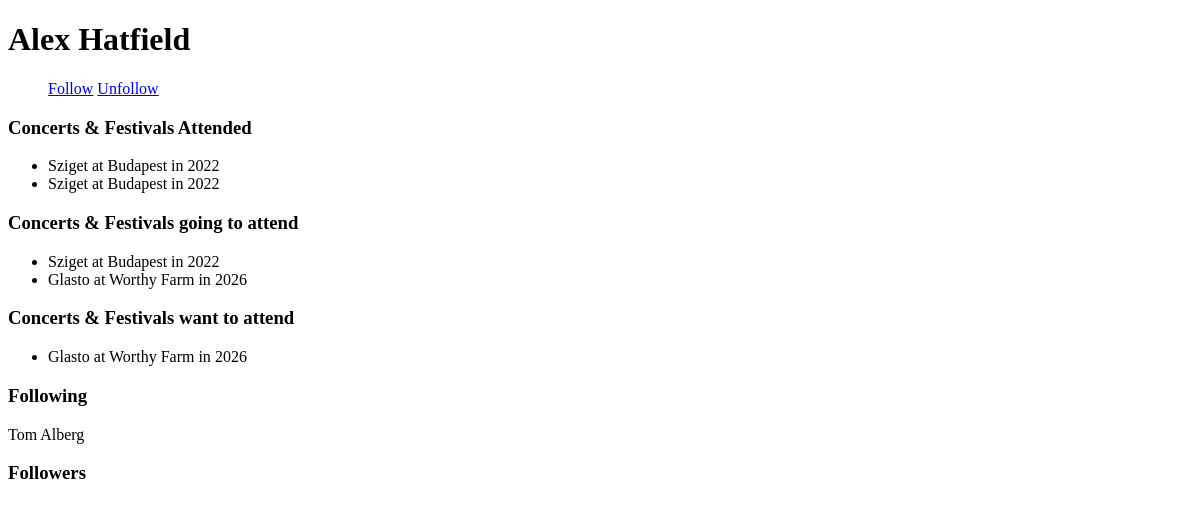
Page /user/show/alexhatfield2/ on the earlier database version.
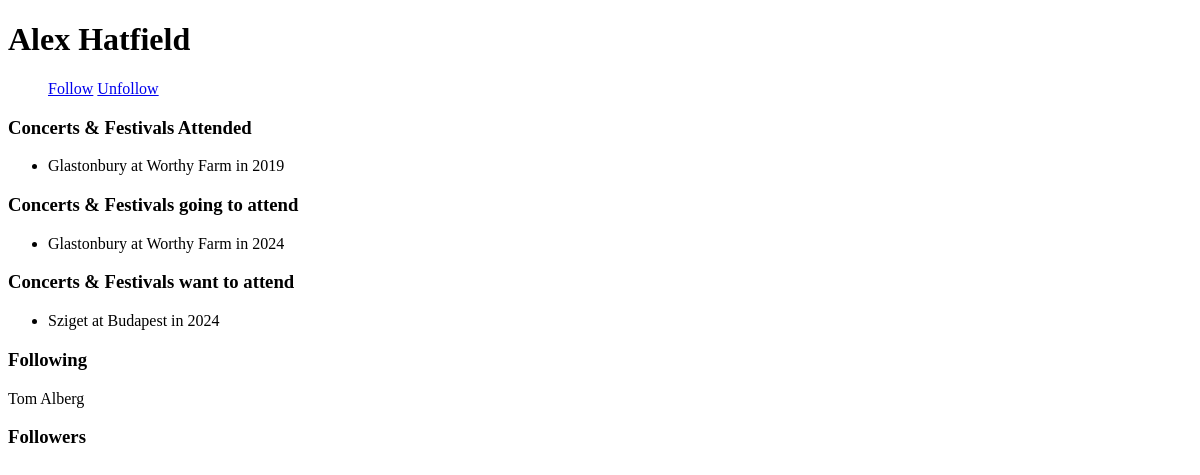
Same page on the later database version.
### users/models.py (models this page shows, shortened)
class Profile(models.Model):
    user = models.OneToOneField(User, on_delete=models.CASCADE)
    first_name = models.CharField(max_length=100)
    second_name = models.CharField(max_length=100)
    photo = models.ImageField(upload_to='users/%Y/%m/%d',blank=True)
    following = models.ManyToManyField('self', related_name='followers', symmetrical=False, blank=True)

class UserEventStatus(models.Model):
    STATUS_CHOICES = (
        ('gone', 'Gone'),
        ('going', 'Going'),
        ('want_to_go', 'Want to Go'),
    )
    user = models.ForeignKey(User, on_delete=models.CASCADE)
    live_event = models.ForeignKey(LiveEvent, on_delete=models.CASCADE)
    status = models.CharField(max_length=10, choices=STATUS_CHOICES)

class LiveEvent(models.Model):
    attendees = models.ManyToManyField(User, through='UserEventStatus', related_name='attended_events')
    name = models.CharField(max_length=100)
    venue = models.CharField(max_length=100)
    year = models.IntegerField()

### users/views.py (the view)
# urls.py: path('user/show/<str:username>/', views.user_profile_page, name='user_profile_page'),
def user_profile_page(request, username):
    user = get_object_or_404(User, username=username) #this is the user object of the profile
    user_profile = user.profile
    gone_events = UserEventStatus.objects.filter(user=user, status='gone').select_related('live_event')
    going_events = UserEventStatus.objects.filter(user=user, status='going').select_related('live_event')
    want_to_go_events = UserEventStatus.objects.filter(user=user, status='want_to_go').select_related('live_event')
    followed_users = user_profile.following.all()
    user_followers = user_profile.followers.all()
    return render(request, 'users/user_profile_page.html', {
        'user_profile': user_profile,
        "gone_events": gone_events,
        "want_to_go_events": want_to_go_events,
        "going_events": going_events,
        "followed_users": followed_users,
        "user_followers": user_followers})

### users/templates/users/user_profile_page.html (shortened to what this page needs)
{% extends 'base.html' %}
{% block content %}
<body>
    <header>
        <h1>{{user_profile.first_name}} {{user_profile.second_name}}</h1>
        <nav>
            <ul>
                {% if user.username == user_profile.user.username%}
                <a href="{% url 'edit_profile_page' %}"></a>
                {% else %}
                <a href="{% url 'follow_user' username=user_profile.user.username %}">Follow</a>
                <a href="{% url 'unfollow_user' username=user_profile.user.username %}">Unfollow</a>
                {% endif %}
            </ul>
        </nav>
    </header>
    <section>
        <h3>Concerts & Festivals Attended</h3>
        <ul>
            {% if gone_events %}
            {% for item in gone_events %}
            <li>{{ item.live_event.name }} at {{ item.live_event.venue }} in {{ item.live_event.year }}</li>
            {% endfor %}
            {% else %}
            <p>No events found.</p>
            {% endif %}
        </ul>
    </section>
    <section>
        <h3>Concerts & Festivals going to attend</h3>
        <ul>
            {% if going_events %}
            {% for item in going_events %}
            <li>{{ item.live_event.name }} at {{ item.live_event.venue }} in {{ item.live_event.year }}</li>
            {% endfor %}
            {% else %}
            <p>No events found.</p>
            {% endif %}
        </ul>
    </section>
    <section>
        <h3>Concerts & Festivals want to attend</h3>
        <ul>
            {% if want_to_go_events %}
            {% for item in want_to_go_events %}
            <li>{{ item.live_event.name }} at {{ item.live_event.venue }} in {{ item.live_event.year }}</li>
            {% endfor %}
            {% else %}
            <p>No events found.</p>
            {% endif %}
        </ul>
    </section>
    <section>
        <h3>Following</h3>
        {% for followed_user in followed_users %}
        {{followed_user.first_name }} {{followed_user.second_name }}
        {% endfor %}
        <h3>Followers</h3>
    </section>
</body>
{% endblock %}

### templates/base.html (shortened to what this page needs)
<!DOCTYPE html>
<html>
<head>
</head>
<body>
    {% block content %}
    {% endblock %}
</body>
</html>

Differences in the rows shown:
removed UserEventStatus: live_event.name "Sziget", live_event.venue "Budapest", live_event.year "2022", shown under "Concerts & Festivals Attended"
removed UserEventStatus: live_event.name "Sziget", live_event.venue "Budapest", live_event.year "2022", shown under "Concerts & Festivals Attended"
removed UserEventStatus: live_event.name "Sziget", live_event.venue "Budapest", live_event.year "2022", shown under "Concerts & Festivals going to attend"
removed UserEventStatus: live_event.name "Glasto", live_event.venue "Worthy Farm", live_event.year "2026", shown under "Concerts & Festivals going to attend"
removed UserEventStatus: live_event.name "Glasto", live_event.venue "Worthy Farm", live_event.year "2026", shown under "Concerts & Festivals want to attend"
added UserEventStatus: live_event.name "Glastonbury", live_event.venue "Worthy Farm", live_event.year "2019", shown under "Concerts & Festivals Attended"
added UserEventStatus: live_event.name "Glastonbury", live_event.venue "Worthy Farm", live_event.year "2024", shown under "Concerts & Festivals going to attend"
added UserEventStatus: live_event.name "Sziget", live_event.venue "Budapest", live_event.year "2024", shown under "Concerts & Festivals want to attend"
